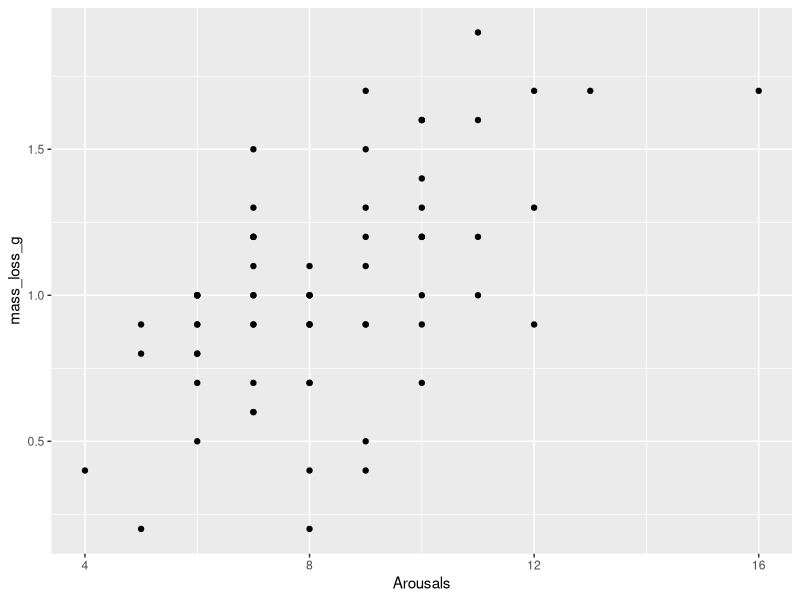
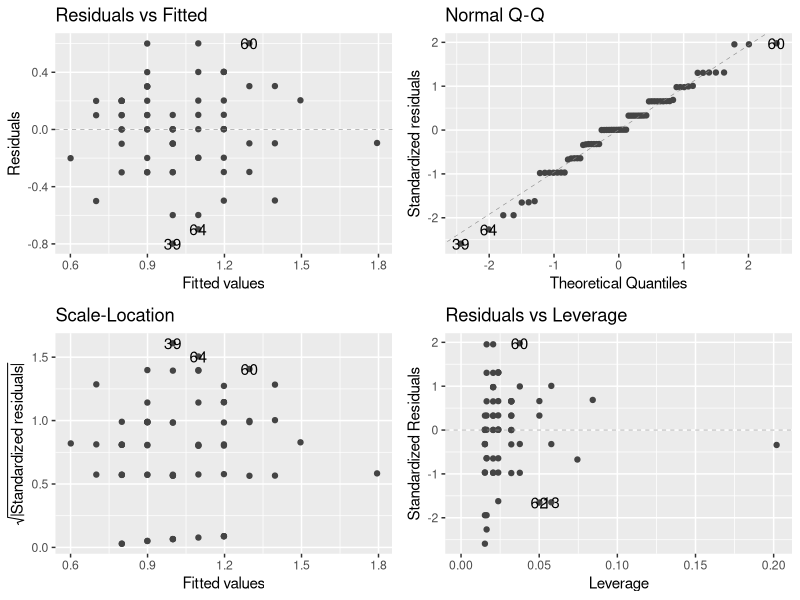

Write the R code that produced these figures, in order.
## ---- chunk 1
rm(list = ls())
library(tidyverse)
library(here)
library(ggfortify)
## ---- chunk 2
bats <- read.csv(here("data", 
                      "tricolored_bat_hibernation.csv"))
glimpse(bats)
## ---- chunk 3
bats$Sex <- as.factor(bats$Sex)
## ---- chunk 4
ggplot(bats, aes(x = Arousals, y = mass_loss_g))+
  geom_point()
## ---- chunk 5
model_bats <- lm(mass_loss_g ~ Arousals, data = bats)
## ---- chunk 6
autoplot(model_bats, smooth.colour = NA)
## ---- chunk 7

## ---- chunk 8

## ---- chunk 9
